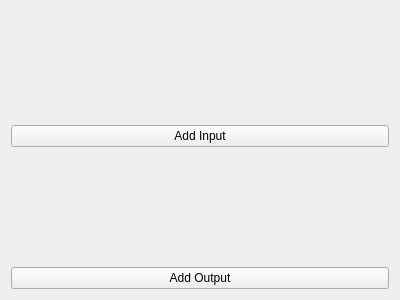
<?xml version="1.0" encoding="UTF-8"?>
<ui version="4.0">
 <class>InOutPage</class>
 <widget class="QWizardPage" name="InOutPage">
  <property name="geometry">
   <rect>
    <x>0</x>
    <y>0</y>
    <width>400</width>
    <height>300</height>
   </rect>
  </property>
  <property name="windowTitle">
   <string>WizardPage</string>
  </property>
  <layout class="QVBoxLayout" name="verticalLayout">
   <item>
    <widget class="IOWidget" name="m_inputWidget" native="true"/>
   </item>
   <item>
    <widget class="QPushButton" name="m_addInput">
     <property name="text">
      <string>Add Input</string>
     </property>
    </widget>
   </item>
   <item>
    <widget class="IOWidget" name="m_outputWidget" native="true"/>
   </item>
   <item>
    <widget class="QPushButton" name="m_addOutput">
     <property name="text">
      <string>Add Output</string>
     </property>
    </widget>
   </item>
  </layout>
 </widget>
 <customwidgets>
  <customwidget>
   <class>IOWidget</class>
   <extends>QWidget</extends>
   <header>iowidget.h</header>
   <container>1</container>
  </customwidget>
 </customwidgets>
 <resources/>
 <connections/>
</ui>
